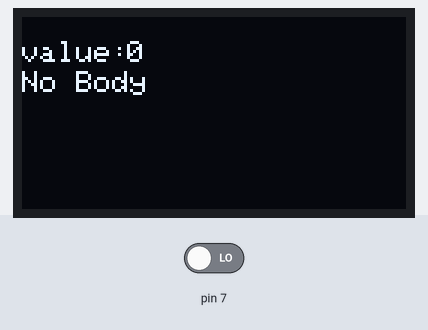
The sketch below on a simulated Arduino Uno, built with avr-gcc and run on an emulated ATmega328P. Shown: 128×64 one-colour display. Inputs (shaded band) come from the test bench; at power-on: pin 7 LOW.

Above: at 2.8 s.
2.9 s: pin 7 driven HIGH
At 4.3 s:
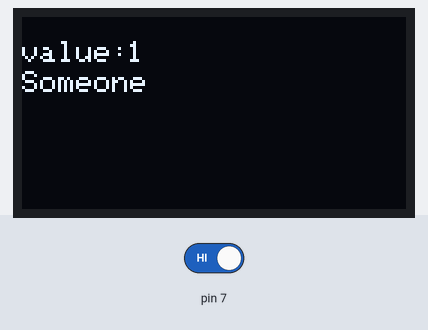
4.6 s: pin 7 driven LOW
At 5.5 s:
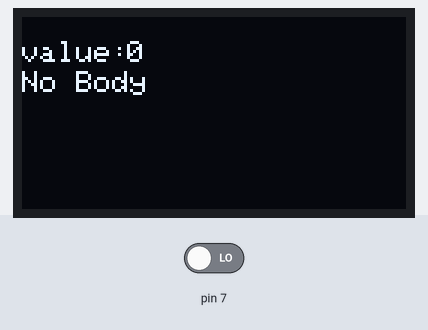
Timing chart, 0 to 7.6 s (numbered marks = the images above; inputs shaded):
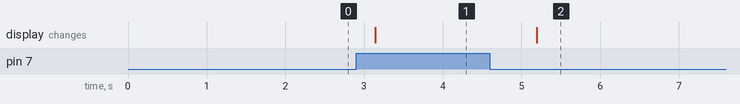

The sketch:

lesson6.ino
```cpp
#include <Adafruit_GFX.h>
#include <Adafruit_SSD1306.h>
#include <SimpleDHT.h>
// Initialize OLED display object and set resolution to 128x64
Adafruit_SSD1306 display = Adafruit_SSD1306(128, 64, &Wire);

int value=0;
void setup() {
  // Initialize OLED display screen
  display.begin(SSD1306_SWITCHCAPVCC, 0x3C);
  display.clearDisplay();
  pinMode(7,INPUT);
}

void loop() {
  display.setTextSize(1);
  display.setTextColor(WHITE);
  value = digitalRead(7); // get adc value
   // Set Text Style
  display.setCursor(0, 8);
  display.println("value:");
  display.setCursor(35, 8);
  display.println(value);
  if(value==1){
    display.setCursor(0, 18);
    display.println("Someone");
  }else{
    display.setCursor(0, 18);
    display.println("No Body");
  }
  display.display();
  delay(1000);
  display.clearDisplay();
}
```

Measured:
- after the input at 2.9 s, the display: changes after 0.24 s (image 1)
- after the input at 4.6 s, the display: changes after 0.60 s (image 2)
